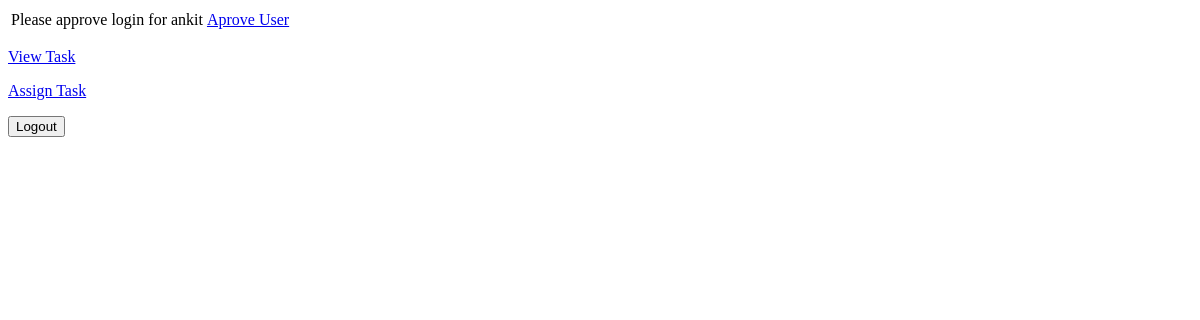
Before: /todo/profile/26/ with the older database file.
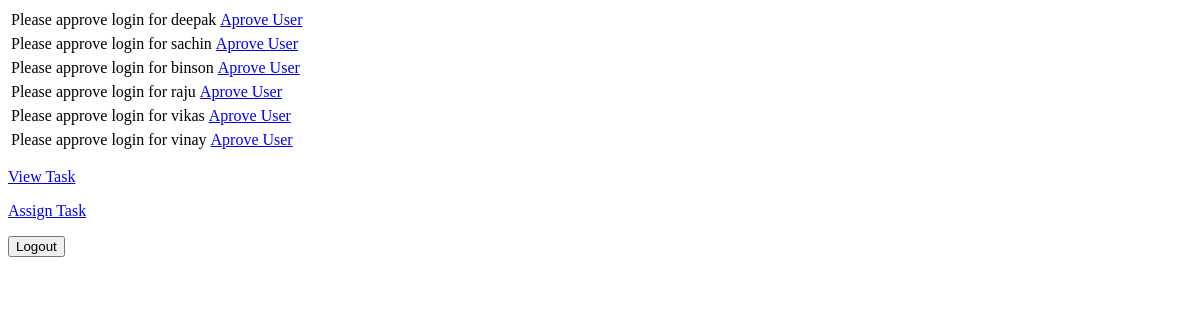
After: the same page with the newer database file.
### registration/models.py (models this page shows, shortened)
class Profile(models.Model):
    user = models.OneToOneField(User, on_delete=models.CASCADE)
    is_admin = models.BooleanField(default=False)
    is_active = models.BooleanField(default=False)
    group = models.ForeignKey(Group, on_delete=models.PROTECT)

### registration/views.py (the view)
# urls.py: url(r'^profile/(?P<user_id>\d+)/$',user_view.user_profile, name='profile'),
def user_profile(request, user_id):
    users = Profile.objects.filter(is_active=False)
    admin_user = Profile.objects.filter(is_admin=True, is_active=True)
    return render(request, "registration/user.html", {"users": users, "admin_user": admin_user})

### registration/templates/registration/user.html (shortened to what this page needs)
{% for user in users %}
    {% if not user.is_admin %}
        <table>
            <tr>
                <td>Please approve login for {{user.user.username}}</td>
                <td><a href="{% url 'registration:pending_requests' %}">Aprove User</a></td>
            </tr>
        </table>
    {% endif %}
{% endfor %}
<p>
    <a href="{% url 'registration:taskboard' %}">View Task</a>
</p>
<p>
    <a href="{% url 'registration:add_task' %}">Assign Task</a>
</p>
<a href="{% url 'registration:logout' %}"><button class="btn">Logout</button></a>

Changed rows visible on the page:
removed Profile: user.username "ankit"
added Profile: user.username "deepak"
added Profile: user.username "sachin"
added Profile: user.username "binson"
added Profile: user.username "raju"
added Profile: user.username "vikas"
added Profile: user.username "vinay"
